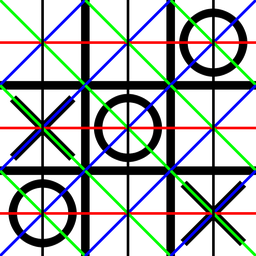
#> input picture grid.png, 256 x 256 px, shrunk from 980 x 980 before the run
$ python main.py grid.png out.png
#> lines starting #> are read from the running program, lines starting #| are printed output that depends on the picture
import sys

from PIL import Image, ImageDraw
from math import floor
from collections import Counter


def is_black(pixel):
    r, g, b, a = pixel
    return max(r, g, b) < 10 and not a == 0


if __name__ == '__main__':
    if len(sys.argv) < 3:
        print("Usage: python3 main.py <path_to_input_image> <path_to_output_image>")

    input_image = sys.argv[1]
    output_image = sys.argv[2]

    with Image.open(input_image) as img:
#> img is the input picture: PIL image 256x256 RGBA; mean R, G, B, A 20.8, 24.6, 25, 91.2
        pixels = img.load()

        draw = ImageDraw.Draw(img)

        # Ищем границы
        min_x, min_y, max_x, max_y = img.width, img.height, 0, 0
#> min_x = 256; min_y = 256; max_x = 0; max_y = 0
        for x in range(img.width):
            for y in range(img.height):
                if is_black(pixels[x, y]):
                    min_x = min(min_x, x)
                    min_y = min(min_y, y)
                    max_x = max(max_x, x)
                    max_y = max(max_y, y)

        # Ширина и высота
        wx = max_x - min_x + 1
        wy = max_y - min_y + 1

        # Поле и крестики/нолики
        field = [[0] * 3 for _ in range(3)]

        #  0 - empty
        #  1 - X
        #  2 - O

        for px in range(3):
            for py in range(3):
                # Нижний левый
                xs = min_x + floor(px * wx / 3)
                ys = min_y + floor(py * wy / 3)

                # Правый верхний
                xf = min_x + floor((px + 1) * wx / 3) - 1
                yf = min_y + floor((py + 1) * wy / 3) - 1

                xm = (xs + xf) // 2
                ym = (ys + yf) // 2

                # Здесь идёт подсчёт количества пересечений с двумя основными прямыми

                S1, S2 = 0, 0
                last1, last2 = True, True

                for x in range(xs, xf):
                    yd = max(ys, yf - (x - xs))

                    current1 = is_black(pixels[x, yd])
                    if current1 != last1:
                        S1 += int(current1)
                        last1 = current1

                    current2 = is_black(pixels[x, ym])
                    if current2 != last2:
                        S2 += int(current2)
                        last2 = current2

                # Если граница черная
                if is_black(pixels[x, yd]):
                    S1 -= 1

                if is_black(pixels[x, ym]):
                    S2 -= 1

                S3, S4 = 0, 0
                last3, last4 = True, True

                for y in range(ys, yf):
                    xd = min(xf, xs + (y - ys))

                    current3 = is_black(pixels[xd, y])
                    if current3 != last3:
                        S3 += int(current3)
                        last3 = current3

                    current4 = is_black(pixels[xm, y])
                    if current4 != last4:
                        S4 += int(current4)
                        last4 = current4

                # Если граница черная
                if is_black(pixels[xd, y]):
                    S3 -= 1

                if is_black(pixels[xm, y]):
                    S4 -= 1

                # Отображение сетки
                # draw.line((xs, yf, xf, ys), fill=(0, 0, 255), width=10)
                # draw.line((xs, ym, xf, ym), fill=(255, 0, 0), width=10)
                #
                # draw.line((xs, ys, xf, yf), fill=(0, 255, 0), width=10)
                # draw.line((xm, ys, xm, yf), fill=(0, 0, 0), width=10)

                # Грязный трюк, голосует большинство
                field[px][py] = Counter([S1, S2, S3, S4]).most_common(1)[0][0]

        # Горизонтальные + Вертикальные + Побочная Диагональ + Главная Диагональ
        winning_lines = [
                            [(x, y, 0) for y in range(3)]
                            for x in range(3)] \
                        + [[(x, y, 1) for x in range(3)]
                           for y in range(3)] \
                        + [[(i, i, 2) for i in range(3)]] \
                        + [[(i, 2 - i, 3) for i in range(3)]
                           ]

        for line in winning_lines:
            # Если все одного цвета
            if all(map(lambda c: field[c[0]][c[1]] == 1, line)) or \
                    all(map(lambda c: field[c[0]][c[1]] == 2, line)):
                for px, py, t in line:
                    xs = min_x + floor(px * wx / 3)
                    ys = min_y + floor(py * wy / 3)

                    xf = min_x + floor((px + 1) * wx / 3) - 1
                    yf = min_y + floor((py + 1) * wy / 3) - 1

                    xm = (xs + xf) // 2
                    ym = (ys + yf) // 2

                    if t == 1:
                        draw.line((xs, ym, xf, ym), fill=(0, 0, 0), width=10)
                    elif t == 2:
                        draw.line((xm, ys, xm, yf), fill=(0, 0, 0), width=10)
                    elif t == 3:
                        draw.line((xs, yf, xf, ys), fill=(0, 0, 0), width=10)
                    elif t == 4:
                        draw.line((xs, ys, xf, yf), fill=(0, 0, 0), width=10)

        img.save(output_image)
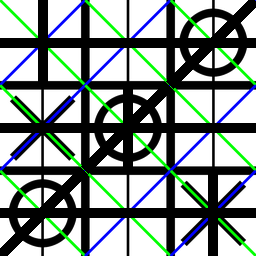
#> saved as out.png: PIL image 256x256 RGBA; mean R, G, B, A 5.9, 22, 17, 119.1; transparent parts drawn white

$ run again, on tictactoe2.png
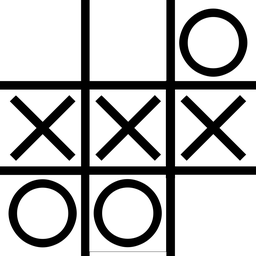
#> input picture tictactoe2.png, 256 x 256 px, shrunk from 980 x 980 before the run
#> img is the input picture: PIL image 256x256 RGBA; mean R, G, B, A 188.2, 188.2, 188.2, 255
#> `img.save(output_image)`:
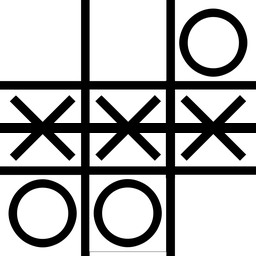
#> saved as out.png: PIL image 256x256 RGBA; mean R, G, B, A 180.9, 180.9, 180.9, 255
